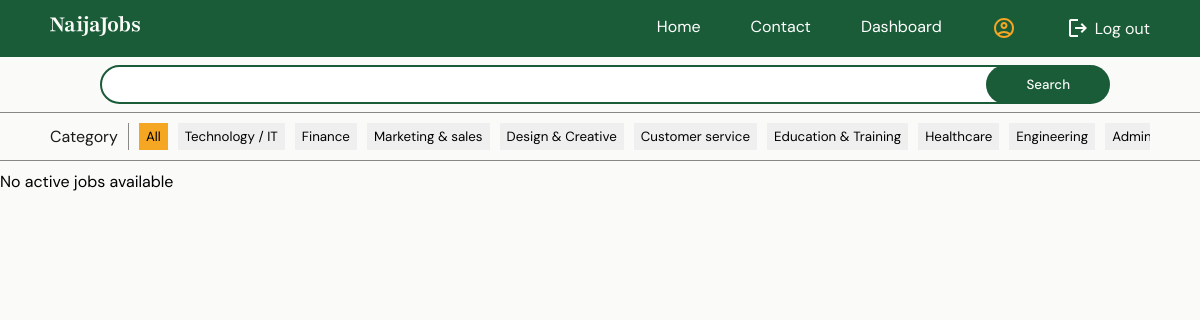
The page / (signed in) on the database as committed earlier.
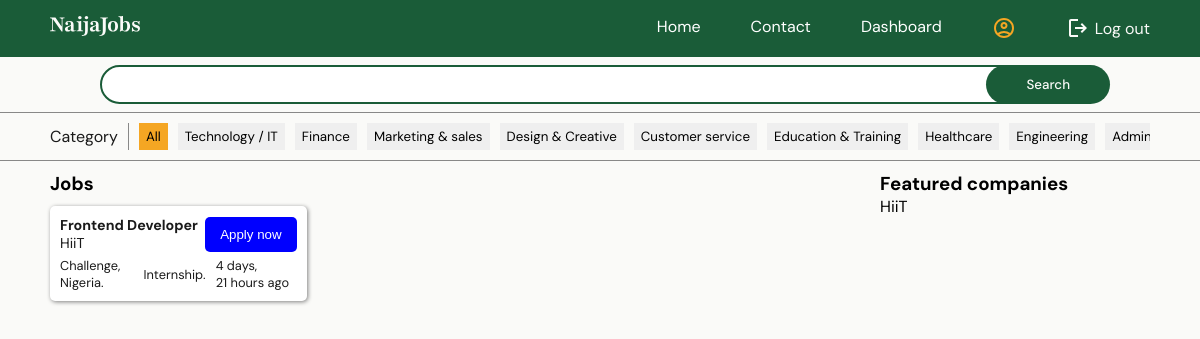
The same page on the database as committed later.
### Employer/models.py (models this page shows, shortened)
class JobPost(models.Model):
    user = models.ForeignKey(
        User,
        on_delete=models.CASCADE,
        related_name="job_posts"
    )
    status_options = (('open', 'Open'), ('closed', 'Closed'))
    type_options = (('full_time', 'Full Time'), ('part_time', 'Part Time'), ('internship', 'Internship'), ('contract', 'Contract'))
    title = models.CharField(max_length=50)
    job_type = models.CharField(max_length=50, choices=type_options, db_index=True)
    salary_min = models.PositiveIntegerField()
    salary_max = models.PositiveIntegerField()
    description = models.TextField()
    category = models.CharField(max_length=50, db_index=True)
    date_posted = models.DateTimeField(auto_now_add=True)
    date_closing = models.DateField()
    status = models.CharField(max_length=20, choices=status_options, db_index=True, default="Open")
    is_active = models.BooleanField(default=True)

class EmployerProfile(models.Model):
    user = models.OneToOneField(
        User,
        on_delete=models.CASCADE,
        related_name="employer_profile"
    )
    company_name = models.CharField(max_length=50)
    industry = models.CharField(max_length=50)
    location = models.TextField()
    website = models.TextField()
    about_us = models.TextField()
    email = models.CharField(max_length=50)
    phone = models.CharField(max_length=11)
    linkedin = models.TextField()
    office_held = models.CharField(max_length=30)

### accounts/models.py (models this page shows)
class User(AbstractUser):
    role_options = (('Employer', 'employer'),('seeker', 'Job seeker'))
    id = models.UUIDField(primary_key=True, editable=False, default=uuid.uuid4)
    role = models.CharField(max_length=20, choices= role_options)

### routes/views.py (the view)
# urls.py: 2. Add a URL to urlpatterns:  path('', Home.as_view(), name='home')
def Home(request):
    jobs = JobPost.objects.filter(is_active = True)
    companies = EmployerProfile.objects.filter(
        user__job_posts__is_active=True).values_list("company_name", flat=True).distinct()
    return render(request, "routes/home.html", {"jobs" : jobs, "companies" : companies})

### templates/routes/home.html (shortened to what this page needs)
{% extends "base.html" %}
{% load static %}
{% load humanize %}
{% block style %}
    <link rel="stylesheet" href="{% static 'css/home.css' %}">
{% endblock %}
{% block content %}
<section class="container">
    <section class="category-box">
        <aside>
            <p>Category</p>
        </aside>
        <aside class="category">
            <button class="selected">All</button>
            <button>Technology / IT</button>
            <button>Finance</button>
            <button>Marketing & sales</button>
            <button>Design & Creative</button>
            <button>Customer service</button>
            <button>Education & Training</button>
            <button>Healthcare</button>
            <button>Engineering</button>
            <button>Administrantion / Office</button>
        </aside>
    </section>
</section>
{% if jobs %}
<section class="job-container">
    <aside>
        <h3>Jobs</h3>
        <div class="jobs">
            {% for job in jobs %}
            <a href="{% url 'job_detail' job.id %}" class="job-card">
                <div class="first">
                    <div>
                        <h4>{{ job.title }}</h4>
                        <p>{{ job.user.employer_profile.company_name }}</p>
                    </div>
                    <form method="post" action="">
                        <button type="button">Apply now</button>
                    </form>
                </div>
                <div class="second">
                    <p>{{ job.user.employer_profile.location }}.</p>
                    <p>{{ job.job_type }}.</p>
                    <p>{{ job.date_posted | naturaltime }}</p>
                </div>
            </a>
            {% endfor %}
        </div>
    </aside>
    <aside>
        <h3>Featured companies</h3>
        {% for company in companies %}
            <p>{{ company }}</p>
        {% endfor %}
    </aside>
</section>
{% else %}
    <p>No active jobs available</p>
{% endif %}
{% endblock %}

Rows that differ between the two databases and show on the page:
added JobPost: title "Frontend Developer", user.employer_profile.company_name "HiiT", user.employer_profile.location "Challenge, Nigeria", job_type "Internship", date_posted "4 days, 21 hours ago"
now on this page (row unchanged): EmployerProfile: company_name "HiiT"
Other text that changed with them:
text no longer shown: "No active jobs available"
text now shown: "Jobs Featured companies"
